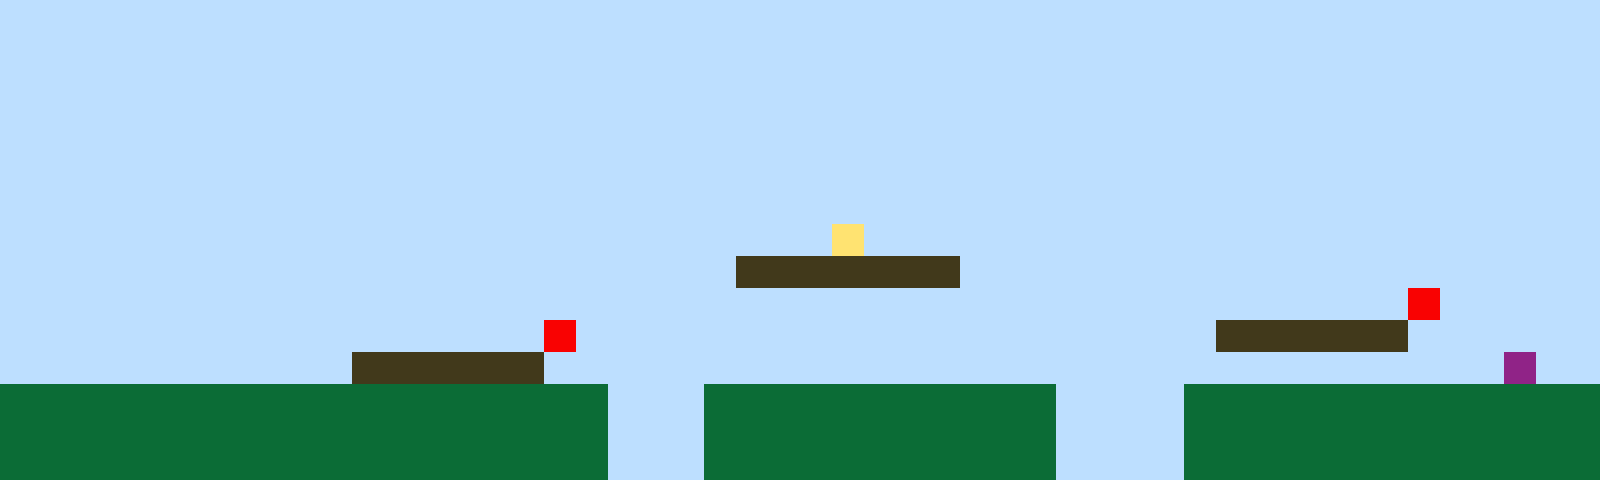

This game map was drawn from its Tiled (.tmx) file and the tilesets committed beside it. A one-line description and the full map source follow:
An orthogonal 50x15 tile map with 32x32 px tiles, 1 tile layer (Tile Layer 1).

<map version="1.10" tiledversion="1.11.2" orientation="orthogonal" renderorder="right-up" width="50" height="15" tilewidth="32" tileheight="32" infinite="0" nextlayerid="2" nextobjectid="1"><editorsettings><export target="map1.csv" format="csv" /></editorsettings><tileset firstgid="1" name="sprites" tilewidth="32" tileheight="32" tilecount="6" columns="3"><image source="sprites.png" width="96" height="64" /></tileset><layer id="1" name="Tile Layer 1" width="50" height="15"><data encoding="csv">1,1,1,1,1,1,1,1,1,1,1,1,1,1,1,1,1,1,1,1,1,1,1,1,1,1,1,1,1,1,1,1,1,1,1,1,1,1,1,1,1,1,1,1,1,1,1,1,1,1,1,1,1,1,1,1,1,1,1,1,1,1,1,1,1,1,1,1,1,1,1,1,1,1,1,1,1,1,1,1,1,1,1,1,1,1,1,1,1,1,1,1,1,1,1,1,1,1,1,1,1,1,1,1,1,1,1,1,1,1,1,1,1,1,1,1,1,1,1,1,1,1,1,1,1,1,1,1,1,1,1,1,1,1,1,1,1,1,1,1,1,1,1,1,1,1,1,1,1,1,1,1,1,1,1,1,1,1,1,1,1,1,1,1,1,1,1,1,1,1,1,1,1,1,1,1,1,1,1,1,1,1,1,1,1,1,1,1,1,1,1,1,1,1,1,1,1,1,1,1,1,1,1,1,1,1,1,1,1,1,1,1,1,1,1,1,1,1,1,1,1,1,1,1,1,1,1,1,1,1,1,1,1,1,1,1,1,1,1,1,1,1,1,1,1,1,1,1,1,1,1,1,1,1,1,1,1,1,1,1,1,1,1,1,1,1,1,1,1,1,1,1,1,1,1,1,1,1,1,1,1,1,1,1,1,1,1,1,1,1,1,1,1,1,1,1,1,1,1,1,1,1,1,1,1,1,1,1,1,1,1,1,1,1,1,1,1,1,1,1,1,1,1,1,1,1,1,1,1,1,1,1,1,1,1,1,1,1,1,1,1,1,1,1,1,1,1,1,1,1,1,1,1,1,1,1,1,1,1,1,1,1,1,1,1,1,1,1,1,1,1,1,1,1,1,1,4,1,1,1,1,1,1,1,1,1,1,1,1,1,1,1,1,1,1,1,1,1,1,1,1,1,1,1,1,1,1,1,1,1,1,1,1,1,1,1,1,1,1,1,1,1,1,3,3,3,3,3,3,3,1,1,1,1,1,1,1,1,1,1,1,1,1,1,1,1,1,1,1,1,1,1,1,1,1,1,1,1,1,1,1,1,1,1,1,1,1,1,1,1,1,1,1,1,1,1,1,1,1,1,1,1,1,1,1,1,1,1,1,1,1,1,1,1,5,1,1,1,1,1,1,1,1,1,1,1,1,1,1,1,1,1,1,1,1,1,1,5,1,1,1,1,1,1,1,1,1,1,1,1,1,1,1,1,1,1,1,1,3,3,3,3,3,3,1,1,1,1,1,1,1,1,1,1,1,1,1,1,1,1,1,3,3,3,3,3,3,1,1,1,1,1,1,1,1,1,1,1,1,1,1,1,1,1,1,1,1,1,1,1,1,1,1,1,1,1,1,6,1,1,2,2,2,2,2,2,2,2,2,2,2,2,2,2,2,2,2,2,2,1,1,1,2,2,2,2,2,2,2,2,2,2,2,1,1,1,1,2,2,2,2,2,2,2,2,2,2,2,2,2,2,2,2,2,2,2,2,2,2,2,2,2,2,2,2,2,2,2,2,1,1,1,2,2,2,2,2,2,2,2,2,2,2,1,1,1,1,2,2,2,2,2,2,2,2,2,2,2,2,2,2,2,2,2,2,2,2,2,2,2,2,2,2,2,2,2,2,2,2,1,1,1,2,2,2,2,2,2,2,2,2,2,2,1,1,1,1,2,2,2,2,2,2,2,2,2,2,2,2,2</data></layer></map>
